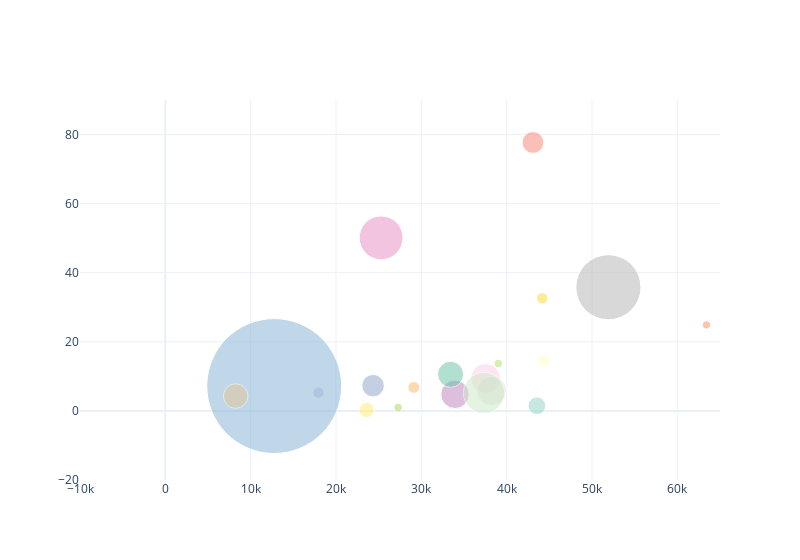

The cell this chart's notebook holds for it:
### Code cell
fig = go.Figure(
    data=[go.Scatter(
            x=data_2014['gdp'],
            y=data_2014['Gold'],
            mode='markers',
            text=data_2014['country'],
            marker=dict(
                size=data_2014['population']/1200000,
                sizemode='area',
                sizeref=2.*100/(40.**2),
                sizemin=4,
#                 color = 'rgb(179,205,227)',
                color = data_colors_2014,
                opacity = 0.5
            )
        )]
)
# fig.add_trace(
#     go.Scatter(
#             x=data_2014['gdp'],
#             y=data_2014['Gold'],
#             mode='markers',
#             marker=dict(
#                 size=5,
#                 color = 'rgb(55,126,184)'
#             )
#         )
# )

fig.update_layout(width=800, height=560,template = 'plotly_white',yaxis=dict(
            range=[-20, 90]
        ), xaxis=dict(
            range=[-10*1000, 65*1000]
        ))
fig.show()

### Figure 1 — Plotly figure (JSON) as saved in the notebook; plotly's stock layout.template omitted (floating-point values rounded to 4 significant figures)
{"data": [{"marker": {"color": ["rgb(141,211,199)", "rgb(255,255,179)", "rgb(190,186,218)", "rgb(251,128,114)", "rgb(128,177,211)", "rgb(253,180,98)", "rgb(179,222,105)", "rgb(252,205,229)", "rgb(217,217,217)", "rgb(188,128,189)", "rgb(204,235,197)", "rgb(255,237,111)", "rgb(102,194,165)", "rgb(252,141,98)", "rgb(141,160,203)", "rgb(231,138,195)", "rgb(166,216,84)", "rgb(255,217,47)", "rgb(229,196,148)", "rgb(179,179,179)"], "opacity": 0.5, "size": [19.56, 7.122, 7.895, 29.53, 1137.0, 8.771, 4.551, 55.26, 53.84, 50.66, 106.1, 14.41, 42.29, 4.281, 31.68, 119.8, 4.516, 8.08, 37.73, 265.3], "sizemin": 4, "sizemode": "area", "sizeref": 0.125}, "mode": "markers", "text": ["Australia", "Austria", "Belarus", "Canada", "China", "Czech Republic", "Finland", "France", "United Kingdom", "Italy", "Japan", "Kazakhstan", "Korea, Rep.", "Norway", "Poland", "Russian Federation", "Slovak Republic", "Sweden", "Ukraine", "United States"], "type": "scatter", "x": [43550.0, 44320.0, 17940.0, 43080.0, 12760.0, 29120.0, 39020.0, 37520.0, 38250.0, 33950.0, 37340.0, 23590.0, 33430.0, 63420.0, 24350.0, 25280.0, 27290.0, 44170.0, 8243.0, 51920.0], "y": [1.5, 14.5, 5.3, 77.7, 7.2, 6.8, 13.7, 9.4, 5.8, 4.8, 5.2, 0.3, 10.6, 24.9, 7.3, 50.1, 1, 32.6, 4.3, 35.8]}], "layout": {"height": 560, "width": 800, "xaxis": {"range": [-10000, 65000]}, "yaxis": {"range": [-20, 90]}}}
